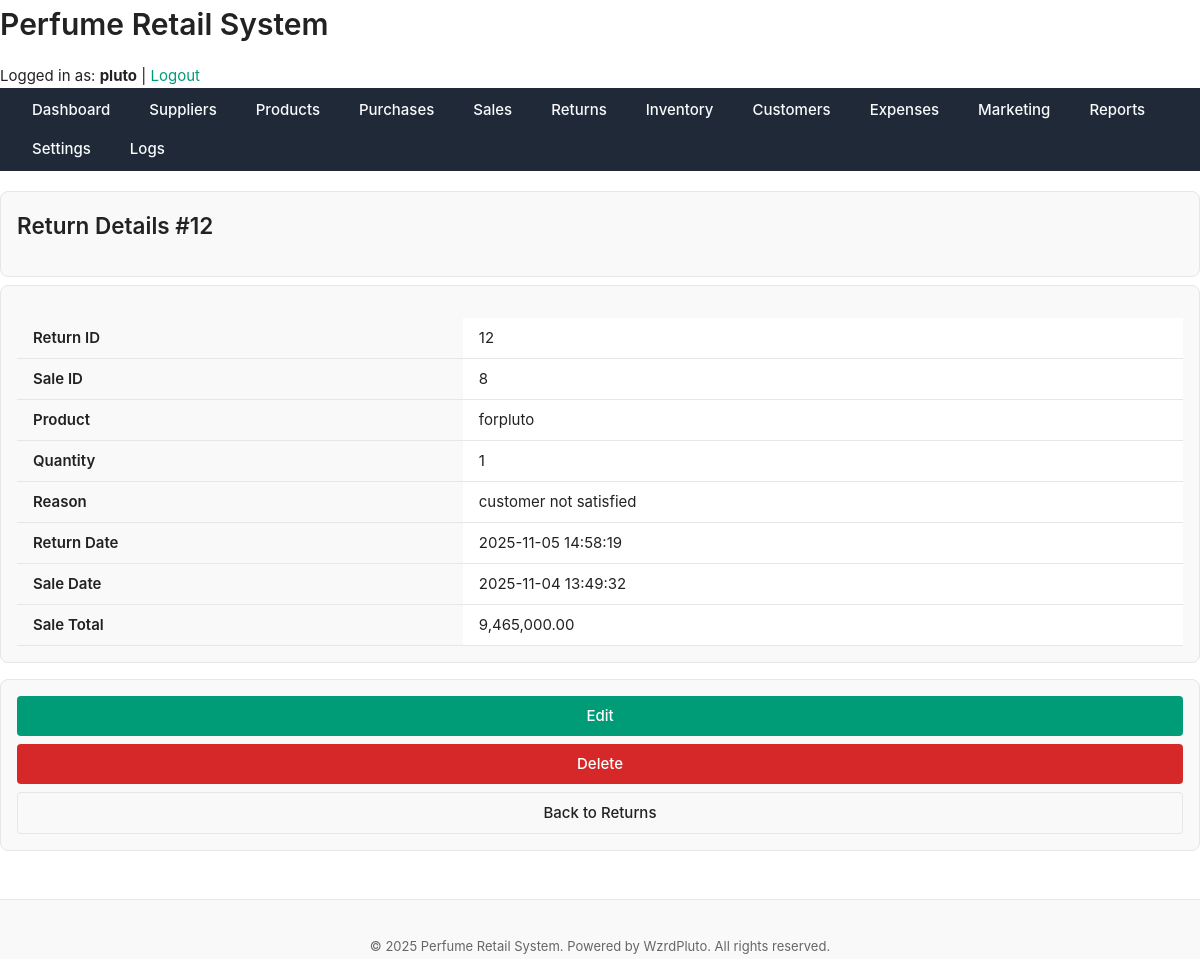
The page /public/returns/view.php?id=12 (signed in) on the database its author committed.
### tables this page shows
CREATE TABLE `returns` (
  `return_id` int(11) NOT NULL,
  `sale_id` int(11) NOT NULL,
  `product_id` int(11) NOT NULL,
  `quantity` int(11) NOT NULL,
  `reason` text DEFAULT NULL,
  `return_date` datetime DEFAULT current_timestamp()
);

CREATE TABLE `products` (
  `product_id` int(11) NOT NULL,
  `name` varchar(150) NOT NULL,
  `brand` varchar(100) DEFAULT NULL,
  `category` varchar(100) DEFAULT NULL,
  `size_ml` decimal(6,2) DEFAULT NULL,
  `cost_price` decimal(10,2) NOT NULL,
  `retail_price` decimal(10,2) NOT NULL,
  `supplier_id` int(11) DEFAULT NULL,
  `status` enum('active','discontinued') DEFAULT 'active',
  `created_at` datetime DEFAULT current_timestamp(),
  `description` text NOT NULL
);

CREATE TABLE `sales` (
  `sale_id` int(11) NOT NULL,
  `customer_id` int(11) DEFAULT NULL,
  `sale_date` datetime DEFAULT current_timestamp(),
  `total_amount` decimal(12,2) NOT NULL,
  `payment_method` enum('cash','card','mobile_money','bank') DEFAULT NULL,
  `sales_channel` enum('store','online','whatsapp') DEFAULT NULL,
  `discount` decimal(10,2) DEFAULT 0.00
);

### includes/functions.php (called while the page is built, shortened)
<?php
function get_return_by_id(PDO $pdo, int $return_id): ?array {
    $stmt = $pdo->prepare("SELECT * FROM returns WHERE return_id = :return_id");
    $stmt->execute(['return_id' => $return_id]);
    $row = $stmt->fetch(PDO::FETCH_ASSOC);
    return $row ?: null;
}

### public/returns/view.php (the view, shortened to what this page needs)
<?php
require_once '../../includes/functions.php';
$return_id = $_GET['id'] ?? null;
$r = get_return_by_id($pdo, (int)$return_id);
$product = $pdo->prepare("SELECT name FROM products WHERE product_id = ?");
$product->execute([$r['product_id']]);
$product_name = $product->fetchColumn();
$sale = $pdo->prepare("SELECT sale_date, total_amount FROM sales WHERE sale_id = ?");
$sale->execute([$r['sale_id']]);
$sale_info = $sale->fetch(PDO::FETCH_ASSOC);
include '../../includes/header.php';
?>
<main class="main-content">
    <div class="card mb-sm">
        <h2>Return Details #<?= (int)$r['return_id'] ?></h2>
    </div>
    <div class="card mb-md">
        <table class="table">
            <tr>
                <th>Return ID</th>
                <td><?= (int)$r['return_id'] ?></td>
            </tr>
            <tr>
                <th>Sale ID</th>
                <td><?= (int)$r['sale_id'] ?></td>
            </tr>
            <tr>
                <th>Product</th>
                <td><?= htmlspecialchars($product_name) ?></td>
            </tr>
            <tr>
                <th>Quantity</th>
                <td><?= (int)$r['quantity'] ?></td>
            </tr>
            <tr>
                <th>Reason</th>
                <td><?= htmlspecialchars($r['reason']) ?></td>
            </tr>
            <tr>
                <th>Return Date</th>
                <td><?= htmlspecialchars($r['return_date']) ?></td>
            </tr>
            <tr>
                <th>Sale Date</th>
                <td><?= htmlspecialchars($sale_info['sale_date']) ?></td>
            </tr>
            <tr>
                <th>Sale Total</th>
                <td><?= number_format($sale_info['total_amount'], 2) ?></td>
            </tr>
        </table>
    </div>
    <div class="card mb-sm">
        <a href="edit.php?id=<?= $r['return_id'] ?>" class="btn btn-primary">Edit</a>
        <a href="delete.php?id=<?= $r['return_id'] ?>" class="btn btn-danger">Delete</a>
        <a href="index.php" class="btn btn-secondary">Back to Returns</a>
    </div>
</main>
<?php include '../../includes/footer.php'; ?>

### assets/css/layout.css (style rules this page uses)
body { display: flex; min-height: 100vh; flex-direction: column; }
table { width: 100%; border-collapse: collapse; }
th, td { padding: var(--space-sm) var(--space-md); text-align: left; border-bottom: 1px solid var(--color-border); }
th { font-weight: 600; background-color: var(--color-surface); }
.mb-md { margin-bottom: var(--space-md); }

### assets/css/theme.css (style rules this page uses)
:root { --color-bg: #ffffff; --color-surface: #f9f9f9; --color-border: #e6e6e6; --color-text: #222222; --color-text-muted: #666666; --color-primary: #009b77; --color-primary-hover: #008165; --color-danger: #d62828; --color-success: #2d6a4f; --color-warning: #e9c46a; --shadow-light: 0 2px 8px rgba(0, 0, 0, 0.05); --radius-sm: 4px; --radius-md: 8px; --radius-lg: 16px; --font-main: "Inter", "Segoe UI", "Roboto", sans-serif; --font-size-base: 15px; --font-size-sm: 13px; --font-size-lg: 18px; --line-height-base: 1.6; --space-xs: 4px; --space-sm: 8px; --space-md: 16px; --space-lg: 24px; --space-xl: 40px; --transition-fast: 0.15s ease-in-out; --transition-base: 0.25s ease; }
*, *::before, *::after { box-sizing: border-box; margin: 0; padding: 0; }
html, body { font-family: var(--font-main); font-size: var(--font-size-base); line-height: var(--line-height-base); background-color: var(--color-bg); color: var(--color-text); height: 100%; min-height: 100vh; }
a { color: var(--color-primary); text-decoration: none; transition: color var(--transition-fast); }
h1, h2, h3, h4, h5 { color: var(--color-text); margin-bottom: var(--space-md); font-weight: 600; }
.card { background: var(--color-surface); border: 1px solid var(--color-border); border-radius: var(--radius-md); box-shadow: var(--shadow-light); padding: var(--space-lg); margin-bottom: var(--space-lg); }
.btn { display: inline-block; padding: var(--space-sm) var(--space-md); border: none; border-radius: var(--radius-sm); cursor: pointer; transition: background var(--transition-fast); font-size: var(--font-size-base); }
.btn-primary { background: var(--color-primary); color: #fff; }
.btn-danger { background: var(--color-danger); color: #fff; }
table { width: 100%; border-collapse: collapse; margin-top: var(--space-md); }
th, td { text-align: left; padding: var(--space-sm) var(--space-md); border-bottom: 1px solid var(--color-border); }
th { background: var(--color-surface); font-weight: 600; }
.mb-md { margin-bottom: var(--space-md); }

### assets/css/components.css (style rules this page uses)
button, .btn { display: inline-flex; align-items: center; justify-content: center; padding: var(--space-sm) var(--space-md); font-size: var(--font-size-base); font-weight: 500; border: none; border-radius: var(--radius-sm); cursor: pointer; transition: background var(--transition-fast), color var(--transition-fast), transform var(--transition-fast); text-decoration: none; }
.btn-primary { background-color: var(--color-primary); color: #fff; }
.btn-secondary { background-color: var(--color-surface); color: var(--color-text); border: 1px solid var(--color-border); }
.btn-danger { background-color: var(--color-danger); color: #fff; }
.card { background-color: var(--color-surface); border: 1px solid var(--color-border); border-radius: var(--radius-md); padding: var(--space-md); box-shadow: var(--shadow-sm); display: flex; flex-direction: column; gap: var(--space-sm); transition: box-shadow var(--transition-base); }
.table { width: 100%; border-collapse: collapse; background-color: var(--color-bg); }
.table th, .table td { padding: var(--space-sm) var(--space-md); text-align: left; border-bottom: 1px solid var(--color-border); }
.table th { background-color: var(--color-surface); font-weight: 600; }
.mb-sm { margin-bottom: var(--space-sm); }

### rows shown on the page
returns: return_id "12", sale "8", quantity "1", reason "customer not satisfied", return_date "2025-11-05 14:58:19"
products: name "forpluto"
sales: sale_date "2025-11-04 13:49:32", total_amount "9,465,000.00"

### other values the page prints
SITE_NAME "Perfume Retail System"
$_SESSION['username'] "pluto"
